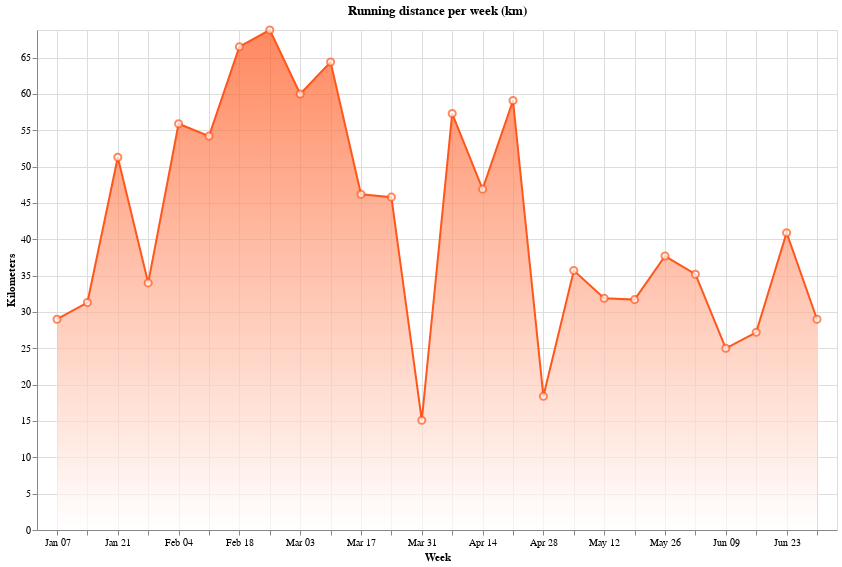

The notebook cell this image was saved under:
### Code cell
x_scale = alt.Scale(padding=20)
upper_limit = weekly_data["distance_km"].max()
lower_limit = 0

x = alt.X("start_date:T", scale=alt.Scale(padding=20), title="Week")
y = alt.Y(
    "distance_km:Q",
    axis=alt.Axis(title="Kilometers"),
    scale=alt.Scale(domain=[lower_limit, upper_limit]),
)

line_chart = (
    alt.Chart(weekly_data.reset_index())
    .mark_area(
        line={"color": "#ff561b"},
        color=alt.Gradient(
            gradient="linear",
            stops=[
                alt.GradientStop(color="white", offset=0),
                alt.GradientStop(color="#ff561b", offset=1),
            ],
            x1=1,
            x2=1,
            y1=1,
            y2=0,
        ),
    )
    .encode(
        x=x,
        y=y,
        tooltip=["start_date:T", "distance_km:Q"],
    )
    .properties(width=800, height=500, title="Running distance per week (km)")
)

points = (
    alt.Chart(weekly_data.reset_index())
    .mark_point(
        filled=True,
        fill="white",
        stroke="#ff561b",
        strokeWidth=2,
        size=50,
        shape="circle",
    )
    .encode(
        x=x,
        y=y,
        tooltip=["start_date:T", "distance_km:Q"],
    )
)


chart = line_chart + points

chart.show()

### Figure 1 — Vega-Lite specification as saved in the notebook (floating-point values rounded to 4 significant figures)
{"config": {"view": {"continuousWidth": 300, "continuousHeight": 300}}, "layer": [{"data": {"name": "data-5b36b558aaa19136a28e2e731f346bbc"}, "mark": {"type": "area", "color": {"gradient": "linear", "stops": [{"color": "white", "offset": 0}, {"color": "#ff561b", "offset": 1}], "x1": 1, "x2": 1, "y1": 1, "y2": 0}, "line": {"color": "#ff561b"}}, "encoding": {"tooltip": [{"field": "start_date", "type": "temporal"}, {"field": "distance_km", "type": "quantitative"}], "x": {"field": "start_date", "scale": {"padding": 20}, "title": "Week", "type": "temporal"}, "y": {"axis": {"title": "Kilometers"}, "field": "distance_km", "scale": {"domain": [0, 68.8]}, "type": "quantitative"}}, "title": "Running distance per week (km)"}, {"data": {"name": "data-5b36b558aaa19136a28e2e731f346bbc"}, "mark": {"type": "point", "fill": "white", "filled": true, "shape": "circle", "size": 50, "stroke": "#ff561b", "strokeWidth": 2}, "encoding": {"tooltip": [{"field": "start_date", "type": "temporal"}, {"field": "distance_km", "type": "quantitative"}], "x": {"field": "start_date", "scale": {"padding": 20}, "title": "Week", "type": "temporal"}, "y": {"axis": {"title": "Kilometers"}, "field": "distance_km", "scale": {"domain": [0, 68.8]}, "type": "quantitative"}}}], "height": 500, "width": 800, "$schema": "https://vega.github.io/schema/vega-lite/v5.17.0.json", "datasets": {"data-5b36b558aaa19136a28e2e731f346bbc": [{"start_date": "2024-01-07T00:00:00+00:00", "distance_meters": 29040.0, "time_seconds": 10576, "distance_km": 29.0}, {"start_date": "2024-01-14T00:00:00+00:00", "distance_meters": 31290.0, "time_seconds": 10404, "distance_km": 31.3}, {"start_date": "2024-01-21T00:00:00+00:00", "distance_meters": 51330.0, "time_seconds": 16703, "distance_km": 51.3}, {"start_date": "2024-01-28T00:00:00+00:00", "distance_meters": 33960.0, "time_seconds": 11370, "distance_km": 34.0}, {"start_date": "2024-02-04T00:00:00+00:00", "distance_meters": 55940.0, "time_seconds": 17744, "distance_km": 55.9}, {"start_date": "2024-02-11T00:00:00+00:00", "distance_meters": 54180.0, "time_seconds": 17614, "distance_km": 54.2}, {"start_date": "2024-02-18T00:00:00+00:00", "distance_meters": 66540.0, "time_seconds": 21097, "distance_km": 66.5}, {"start_date": "2024-02-25T00:00:00+00:00", "distance_meters": 68760.0, "time_seconds": 22222, "distance_km": 68.8}, {"start_date": "2024-03-03T00:00:00+00:00", "distance_meters": 60000.0, "time_seconds": 18479, "distance_km": 60.0}, {"start_date": "2024-03-10T00:00:00+00:00", "distance_meters": 64370.0, "time_seconds": 20196, "distance_km": 64.4}, {"start_date": "2024-03-17T00:00:00+00:00", "distance_meters": 46180.0, "time_seconds": 14677, "distance_km": 46.2}, {"start_date": "2024-03-24T00:00:00+00:00", "distance_meters": 45790.0, "time_seconds": 14908, "distance_km": 45.8}, {"start_date": "2024-03-31T00:00:00+00:00", "distance_meters": 15070.0, "time_seconds": 5071, "distance_km": 15.1}, {"start_date": "2024-04-07T00:00:00+00:00", "distance_meters": 57270.0, "time_seconds": 18855, "distance_km": 57.3}, {"start_date": "2024-04-14T00:00:00+00:00", "distance_meters": 46870.0, "time_seconds": 14811, "distance_km": 46.9}, {"start_date": "2024-04-21T00:00:00+00:00", "distance_meters": 59100.0, "time_seconds": 18342, "distance_km": 59.1}, {"start_date": "2024-04-28T00:00:00+00:00", "distance_meters": 18420.0, "time_seconds": 6487, "distance_km": 18.4}, {"start_date": "2024-05-05T00:00:00+00:00", "distance_meters": 35710.0, "time_seconds": 12834, "distance_km": 35.7}, {"start_date": "2024-05-12T00:00:00+00:00", "distance_meters": 31920.0, "time_seconds": 10641, "distance_km": 31.9}, {"start_date": "2024-05-19T00:00:00+00:00", "distance_meters": 31670.0, "time_seconds": 10075, "distance_km": 31.7}, {"start_date": "2024-05-26T00:00:00+00:00", "distance_meters": 37660.0, "time_seconds": 11849, "distance_km": 37.7}, {"start_date": "2024-06-02T00:00:00+00:00", "distance_meters": 35180.0, "time_seconds": 11666, "distance_km": 35.2}, {"start_date": "2024-06-09T00:00:00+00:00", "distance_meters": 24950.0, "time_seconds": 7869, "distance_km": 25.0}, {"start_date": "2024-06-16T00:00:00+00:00", "distance_meters": 27250.0, "time_seconds": 8402, "distance_km": 27.2}, {"start_date": "2024-06-23T00:00:00+00:00", "distance_meters": 40860.0, "time_seconds": 12976, "distance_km": 40.9}, {"start_date": "2024-06-30T00:00:00+00:00", "distance_meters": 28990.0, "time_seconds": 9585, "distance_km": 29.0}]}}
